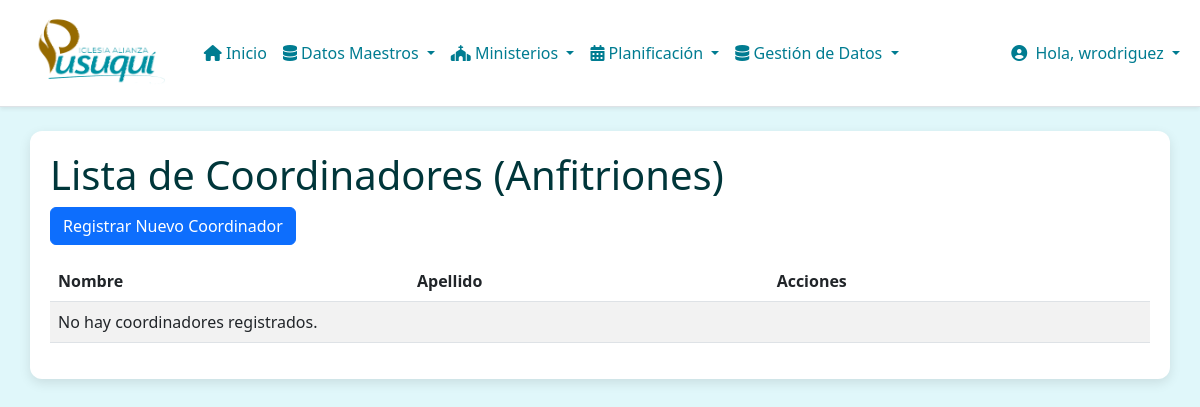
The app's page /anfitriones/coordinators/ (signed in), older data.
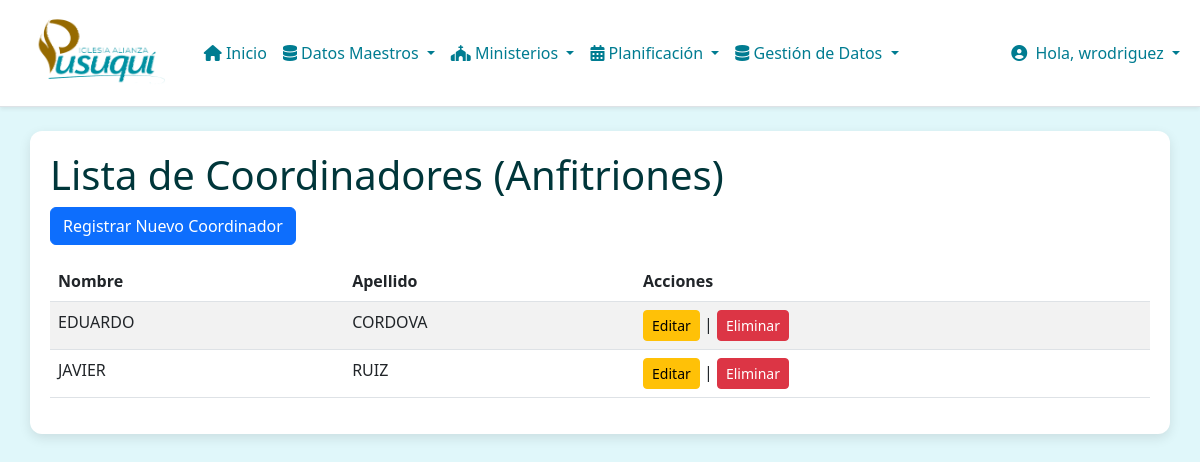
The same page, newer data.
### anfitriones/models.py (models this page shows, shortened)
class Coordinator(models.Model):
    name = models.CharField(max_length=128)
    surname = models.CharField(max_length=128)
    class Meta:
        unique_together = ('name', 'surname')

### anfitriones/views.py (the view)
# urls.py: path('coordinators/', views.CoordinatorListView.as_view(), name='coordinator_list'),
class CoordinatorListView(LoginRequiredMixin,ListView):
    model = Coordinator
    template_name = 'anfitriones/coordinator_list.html'
    context_object_name = 'coordinators'

### iap/context_processors.py (called while the page is built, shortened)
def user_app_permissions(request):
    user = request.user
    if not user.is_authenticated:
        return {}
    app_perms = {
        'can_access_cunakids': False,
        'can_access_academia': False,
        'can_access_alabanza': False,
        'can_access_anfitriones': False,
        'can_access_discipulado': False,
        'can_access_encuentros': False,
        'can_access_jap': False,
        'can_access_multimedia': False,
        'can_access_pusukids': False,
    }
    if user.is_superuser:
        for key in app_perms:
            app_perms[key] = True
    return {'app_perms': app_perms}

### anfitriones/templates/anfitriones/coordinator_list.html (shortened to what this page needs)
{% extends "base.html" %}
{% block body %}
    <h1>Lista de Coordinadores (Anfitriones)</h1>
    <a href="{% url 'anfitriones:coordinator_create' %}" class="btn btn-primary mb-3">Registrar Nuevo Coordinador</a>
    <table class="table table-striped">
        <thead>
            <tr>
                <th>Nombre</th>
                <th>Apellido</th>
                <th>Acciones</th>
            </tr>
        </thead>
        <tbody>
            {% for coordinator in coordinators %}
            <tr>
                <td>{{ coordinator.name }}</td>
                <td>{{ coordinator.surname }}</td>
                <td>
                    <a href="{% url 'anfitriones:coordinator_update' coordinator.pk %}" class="btn btn-sm btn-warning">Editar</a> |
                    <a href="{% url 'anfitriones:coordinator_delete' coordinator.pk %}" class="btn btn-sm btn-danger">Eliminar</a>
                </td>
            </tr>
            {% empty %}
            <tr>
                <td colspan="3">No hay coordinadores registrados.</td>
            </tr>
            {% endfor %}
        </tbody>
    </table>
{% endblock %}

Row changes from the older to the newer data that the page shows:
added Coordinator: name "EDUARDO", surname "CORDOVA"
added Coordinator: name "JAVIER", surname "RUIZ"
Text that changed along with them:
text no longer shown: "No hay coordinadores registrados."
